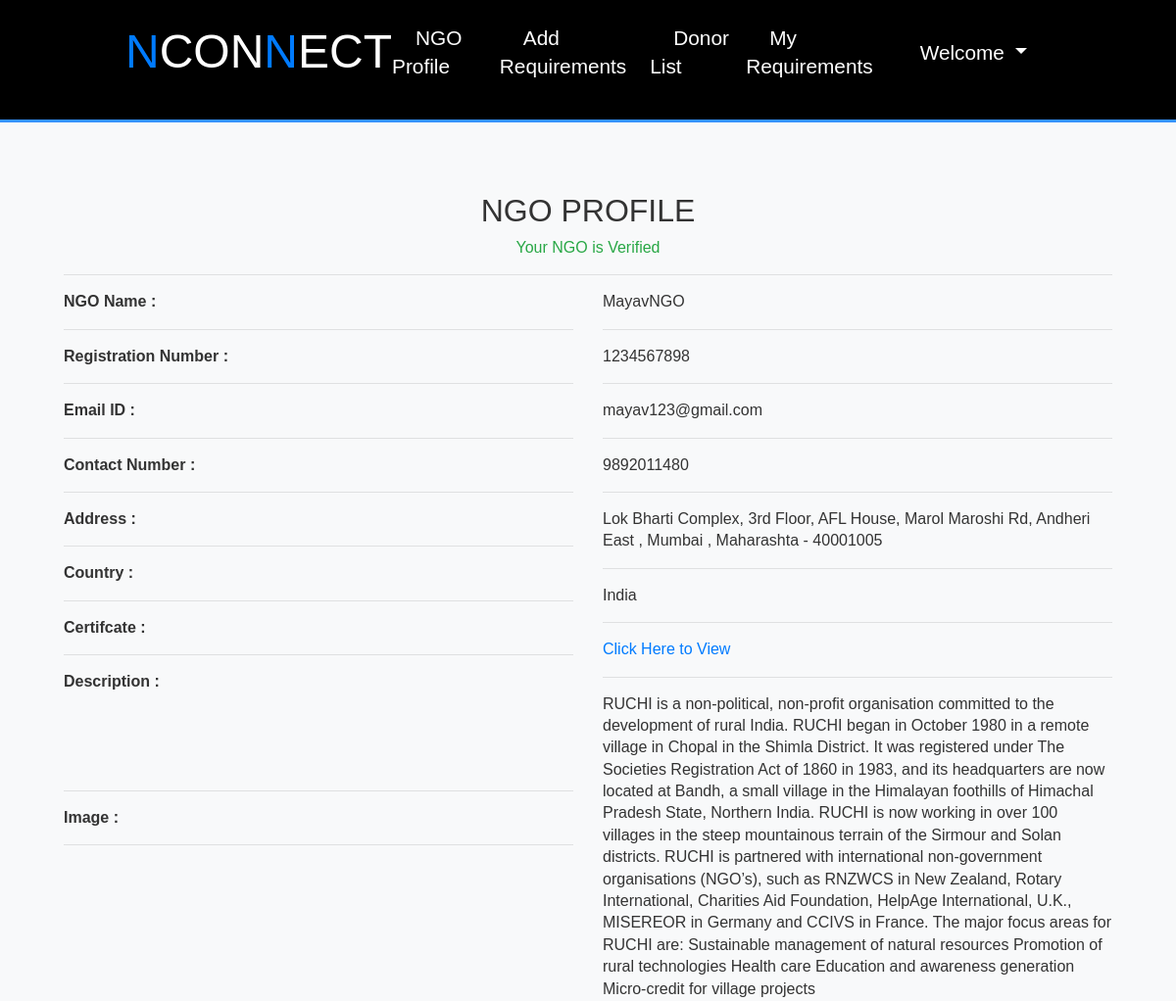
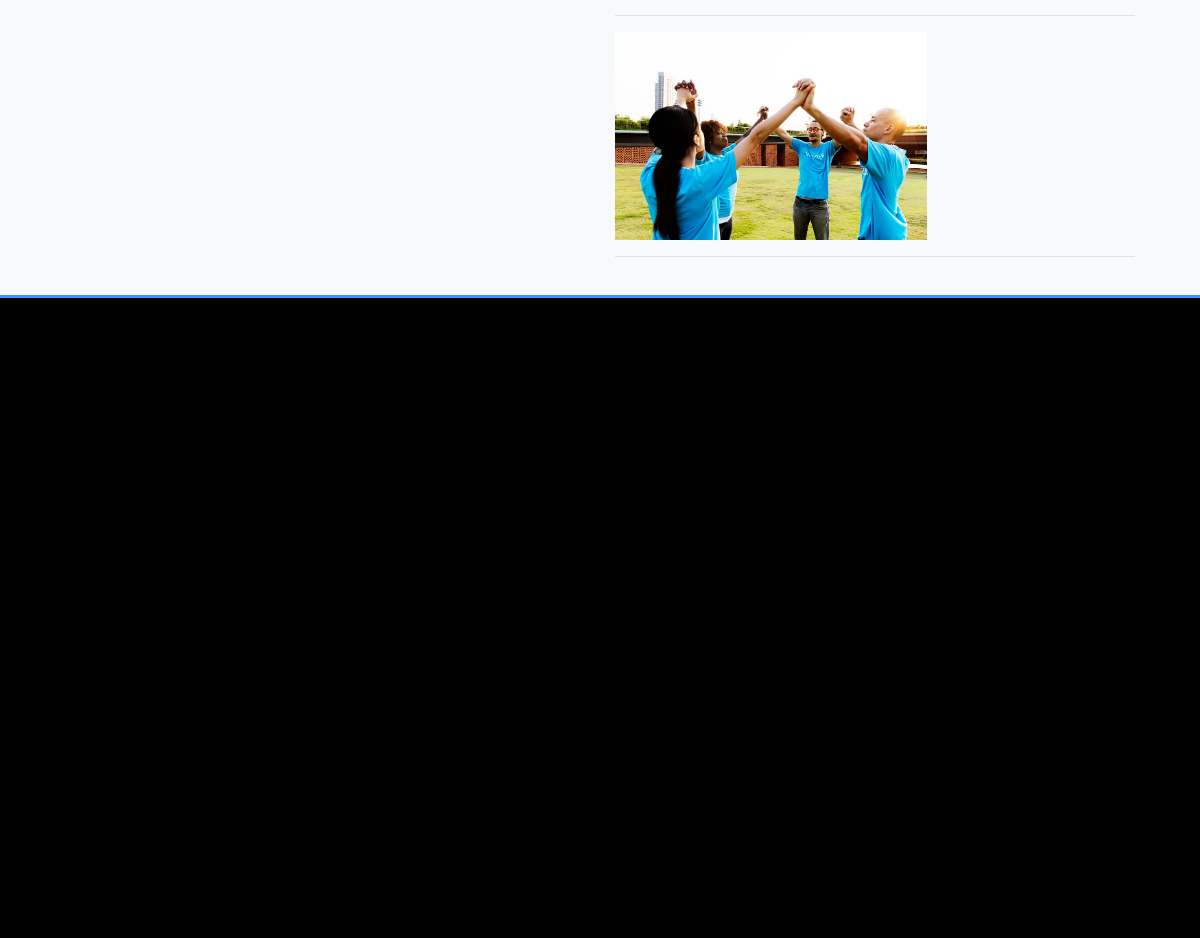
The page /ngo_profile/ (signed in) on the database its author committed (2 pictures, top to bottom).
### NGO_App/models.py (models this page shows, shortened)
class NGOProfile(models.Model):
    user = models.OneToOneField(User,on_delete=models.CASCADE)
    registration_number=models.CharField(unique=True,max_length=10)
    ngo_name=models.CharField(max_length=50)
    certificate=models.ImageField(blank=False,upload_to='certificate_pics')
    image=models.ImageField(upload_to='ngo_images')
    description=models.TextField(max_length=1000)
    contact = models.CharField(max_length=10)
    country=models.CharField(max_length=50)
    state=models.CharField(max_length=50)
    city=models.CharField(max_length=50)
    pincode=models.CharField(max_length=50)
    verfied=models.BooleanField(default=False)
    address_line_1=models.CharField(max_length=200)

### NGO_App/views.py (the view)
# urls.py: path('ngo_profile/',ngo_profile,name='ngo_profile'),
def ngo_profile(request):
    if not request.user.is_authenticated:
        return redirect('ngo_login')
    try:
        user = User.objects.get(id=request.user.id)
    except User.DoesNotExist:
        user = None
    try:
        data = NGOProfile.objects.get(user=user)
    except NGOProfile.DoesNotExist:
        data = None
    d={'user':user,'data':data}
    return render(request,'ngo_profile.html',d)

### NGO_App/templates/ngo_profile.html
{% extends 'ngo_navigation.html' %}
{% load static %}
{% block user_body %}
<section id="profile" class="bg-light ">
  <div class="container ">
    <br>
    <h2 class="text-center mt-5">NGO PROFILE</h2>
    <center>
    {% if data.verfied %}
    <p class="text-success" style="font-size:16px;">Your NGO is Verified</p>
    {% else %}
    <p class="text-danger" style="font-size:16px;">Your NGO is not Verified yet</p>
    {% endif %}
    </center>
    <hr>
    <div class="row mt-3">
      <div class="col-md-6">
        <p><b>NGO Name :</b></p>
        <hr>
        <p><b>Registration Number :</b></p>
        <hr>
        <p><b>Email ID :</b></p>
        <hr>
        <p><b>Contact Number :</b></p>
        <hr>
        <p><b>Address :</b></p>
        <hr>
        <p><b>Country :</b></p>
        <hr>
        <p><b>Certifcate :</b></p>
        <hr>
        <p><b>Description :</b></p>
        <br><br><br>
        <hr>
        <p><b>Image :</b></p>
        <hr>
      </div>
      <div class="col-md-6" >
        <p style="text-transform:capitalize;">{{data.ngo_name}}</p>
        <hr>
        <p>{{data.registration_number}}</p>
        <hr>
        <p>{{data.user.username}}</p>
        <hr>
        <p>{{data.contact}}</p>
        <hr>
        <p>{{data.address_line_1}} , {{data.city}} , {{data.state}} - {{data.pincode}}</p>
        <hr>
        <p>{{data.country}}</p>
        <hr>
        <p><a href="{{data.certificate.url}}">Click Here to View</a></p>
        <hr>
        <p>{{data.description}}</p>
        <hr>
        <p><img src="{{data.image.url}}" height="60%" width="60%" alt=""></p>
        <hr>
      </div>
    </div>
  </div>
  <br>
</section>
{% endblock %}

### NGO_App/static/css/full.css (style rules this page uses)
* { margin:0; padding: 0; box-sizing: border-box; scroll-behavior: smooth; }
body { font-family: Arial, sans-serif; line-height: 1.4; color: #fff; overflow-x: scroll; }
.container { max-width: 1100px; margin: auto; }
.bg-light { background: #f4f4f4; color: #333; }

### rows shown on the page
NGOProfile: ngo_name "MayavNGO", registration_number "1234567898", user.username "mayav123@gmail.com", contact "9892011480", address_line_1 "Lok Bharti Complex, 3rd Floor, AFL House, Marol Maroshi Rd, Andheri East", city "Mumbai", state "Maharashta", pincode "40001005", country "India", description "RUCHI is a non-political, non-profit organisation committed to the development of rural India. RUCHI began in October 1980 in a remote village in Chopal in the Shimla District. It was registered under The Societies Registration Act of 1860 in 1983, and its headquarters are now located at Bandh, a small village in the Himalayan foothills of Himachal Pradesh State, Northern India. RUCHI is now working in over 100 villages in the steep mountainous terrain of the Sirmour and Solan districts. RUCHI is partnered with international non-government organisations (NGO’s), such as RNZWCS in New Zealand, Rotary International, Charities Aid Foundation, HelpAge International, U.K., MISEREOR in Germany…", image (picture)
